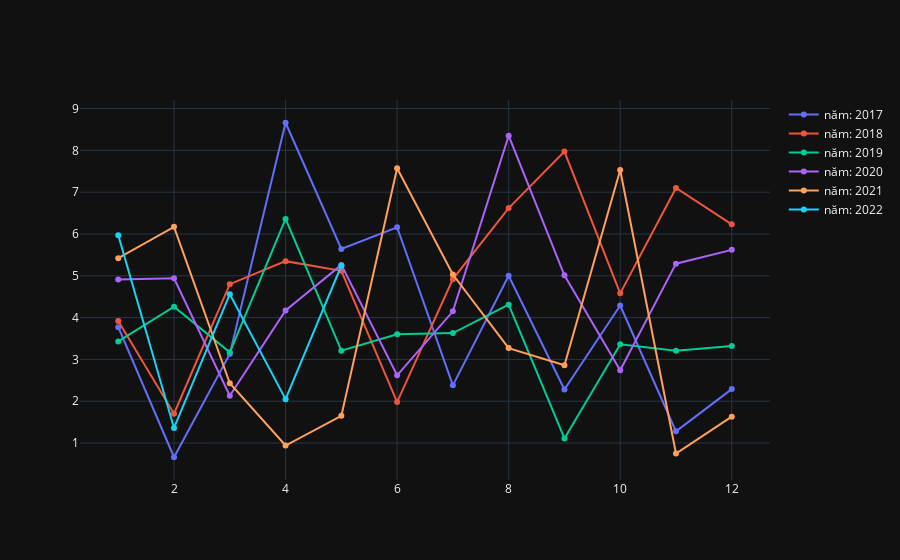

The code cell stored with this chart in its notebook:
### Code cell
fig = go.Figure()
for y in df.index.year.unique():
    year = df[df.index.year == y]
    monthly = year.resample('M').sum()
    y_m = monthly.prcp.max()
    x_m = monthly.loc[monthly.prcp == y_m].index.month[0]
    fig.add_trace(go.Scatter(x=monthly.index.month, y=monthly['prcp'],
        name=f'năm: {y}',
        connectgaps=True)
    )
fig.show()

### Figure 1 — Plotly figure (JSON) as saved in the notebook; plotly's stock layout.template omitted (floating-point values rounded to 4 significant figures)
{"data": [{"connectgaps": true, "name": "năm: 2017", "type": "scatter", "x": [1, 2, 3, 4, 5, 6, 7, 8, 9, 10, 11, 12], "y": [3.77, 0.66, 3.13, 8.66, 5.64, 6.16, 2.38, 5, 2.28, 4.29, 1.28, 2.29]}, {"connectgaps": true, "name": "năm: 2018", "type": "scatter", "x": [1, 2, 3, 4, 5, 6, 7, 8, 9, 10, 11, 12], "y": [3.92, 1.7, 4.8, 5.35, 5.12, 1.98, 4.92, 6.62, 7.97, 4.58, 7.1, 6.23]}, {"connectgaps": true, "name": "năm: 2019", "type": "scatter", "x": [1, 2, 3, 4, 5, 6, 7, 8, 9, 10, 11, 12], "y": [3.43, 4.26, 3.17, 6.36, 3.21, 3.6, 3.63, 4.31, 1.11, 3.36, 3.21, 3.32]}, {"connectgaps": true, "name": "năm: 2020", "type": "scatter", "x": [1, 2, 3, 4, 5, 6, 7, 8, 9, 10, 11, 12], "y": [4.91, 4.94, 2.13, 4.17, 5.26, 2.62, 4.15, 8.35, 5.01, 2.74, 5.29, 5.62]}, {"connectgaps": true, "name": "năm: 2021", "type": "scatter", "x": [1, 2, 3, 4, 5, 6, 7, 8, 9, 10, 11, 12], "y": [5.42, 6.17, 2.43, 0.94, 1.65, 7.57, 5.03, 3.27, 2.86, 7.53, 0.75, 1.63]}, {"connectgaps": true, "name": "năm: 2022", "type": "scatter", "x": [1, 2, 3, 4, 5], "y": [5.97, 1.36, 4.56, 2.05, 5.24]}], "layout": {"autosize": true, "xaxis": {"autorange": true, "range": [0.3313, 12.67], "type": "linear"}, "yaxis": {"autorange": true, "range": [0.07401, 9.246], "type": "linear"}}}
